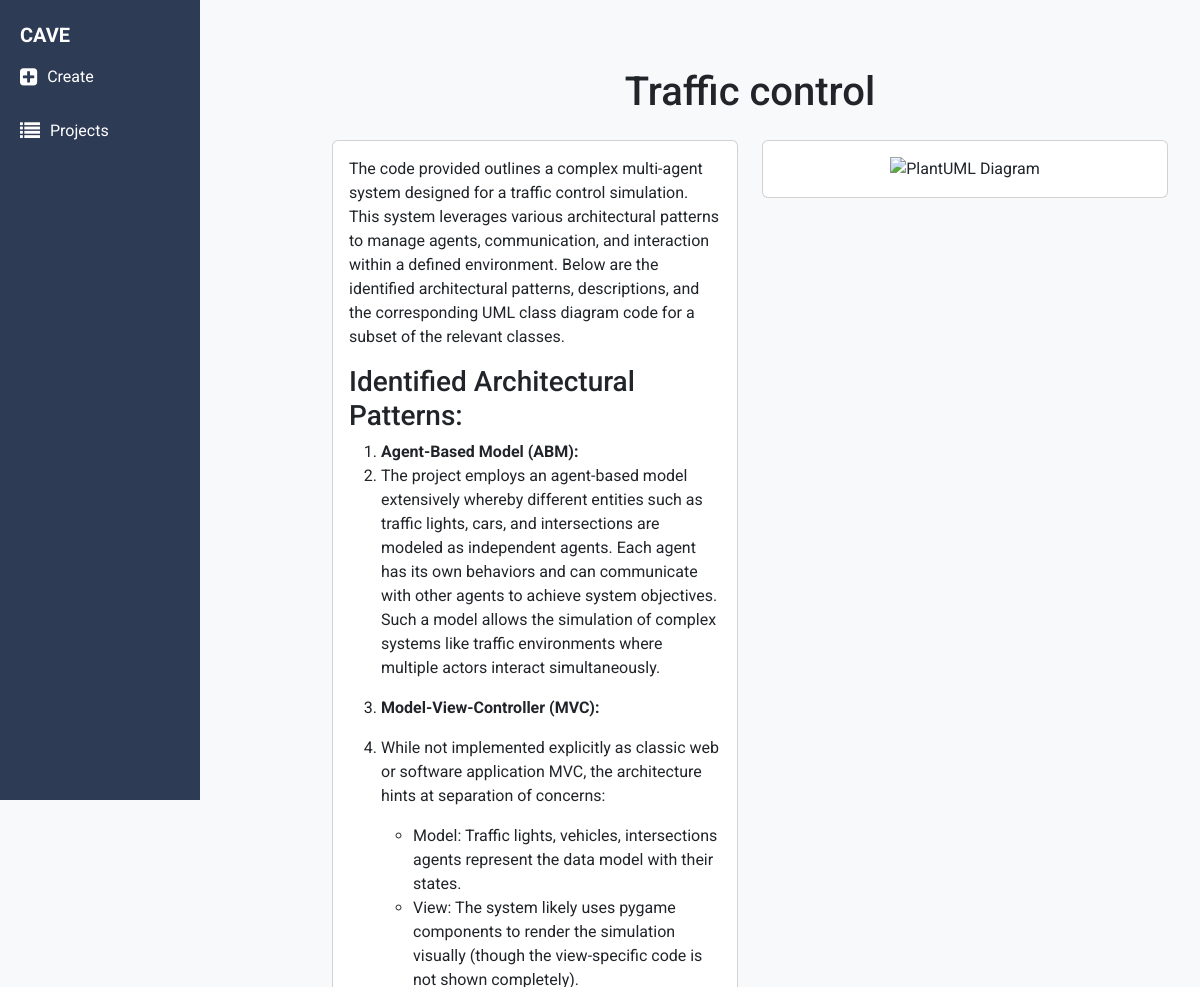
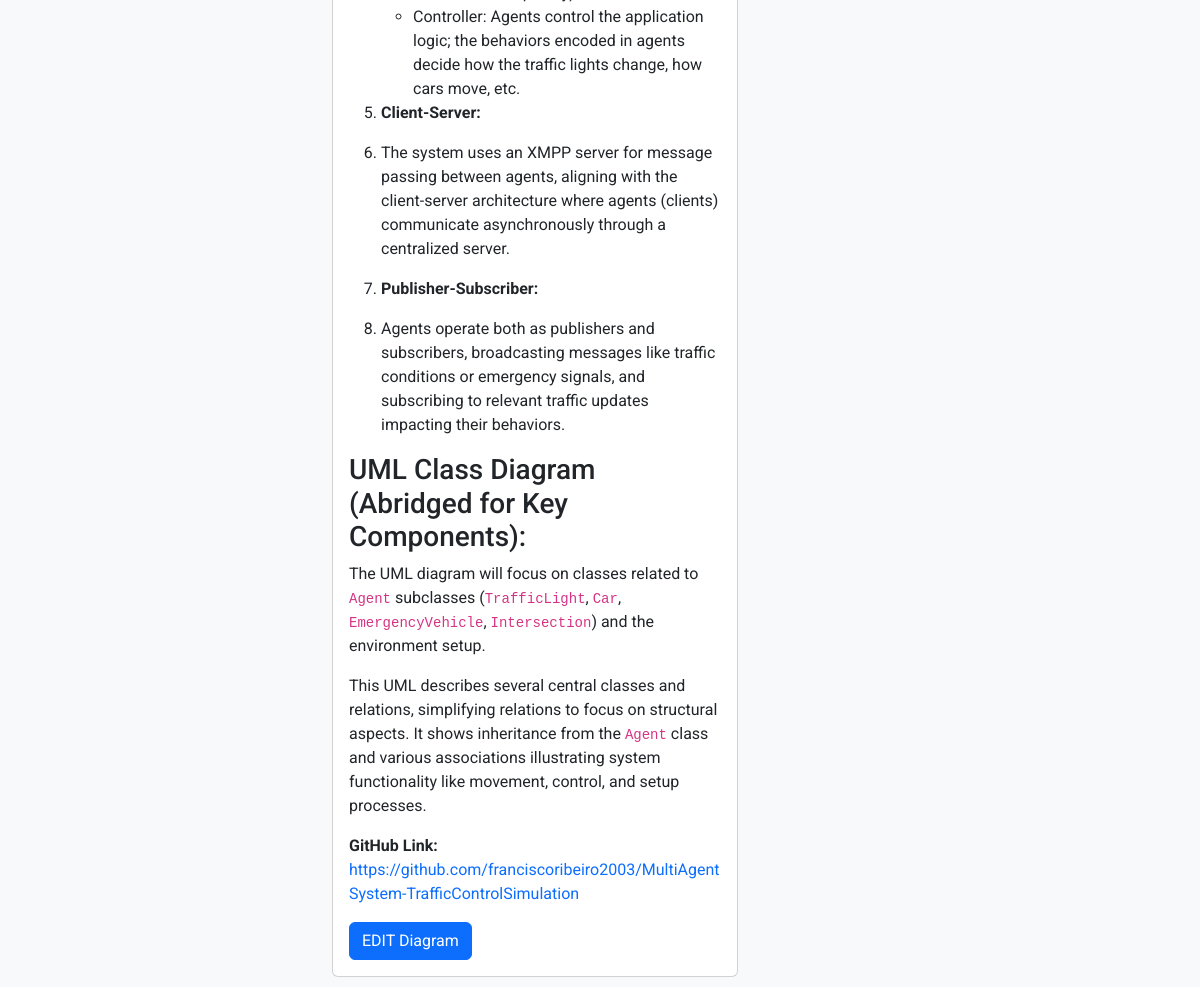
Page /diagram/43/ on the committed database (2 pictures, top to bottom).
### core/models.py (models this page shows, shortened)
class Project(models.Model):
    name = models.CharField(max_length=255)
    response = models.TextField(null=True, blank=True)
    github_link = models.URLField()
    plantuml_code = models.TextField(null=True, blank=True)
    repo_path = models.CharField(max_length=500, null=True, blank=True)
    plantuml_image = models.ImageField(upload_to='plantuml_images/', null=True, blank=True)

### core/views.py (the view)
# urls.py: path('diagram/<int:project_id>/', views.view_project, name='view_project'),
def view_project(request, project_id):
    project = get_object_or_404(Project, id=project_id)
    plantuml_image_url = f"{settings.MEDIA_URL}plantuml_images/{project.id}_diagram.png"
    return render(request, 'view_project.html', {'project': project, 'plantuml_image_url': plantuml_image_url})

### core/templatetags/markdown_extras.py (called while the page is built)
@register.filter
def markdown_to_html(text):
    if text:
        return markdown.markdown(text)
    return ""

### core/templates/view_project.html (shortened to what this page needs)
{% extends 'base.html' %}
{% load markdown_extras %}
{% block content %}
    <div class="container mt-4">
        <h1 class="text-center mb-4">{{ project.name }}</h1>
        <div class="row">
            <div class="col-md-6">
                <div class="card mb-4">
                    <div class="card-body">
                        <div class="card-text">{{ project.response|markdown_to_html|safe }}</div>
                        <p class="card-text"><strong>GitHub Link:</strong>
                            <a href="{{ project.github_link }}" class="text-decoration-none">{{ project.github_link }}</a>
                        </p>
                        <div class="mt-3">
                            <a href="{% url 'edit_project' project.id %}" class="btn btn-primary">EDIT Diagram</a>
                        </div>
                    </div>
                </div>
            </div>
            <div class="col-md-6">
                <div class="card mb-4">
                    <div class="card-body">
                        {% if project.plantuml_image %}
                            <div class="img-container">
                                <img src="{{ plantuml_image_url }}" alt="PlantUML Diagram" class="img-fluid img-bigger">
                            </div>
                        {% else %}
                            <p>No PlantUML diagram available.</p>
                            <p>{{ plantuml_image_url }}</p>
                        {% endif %}
                    </div>
                </div>
            </div>
        </div>
    </div>
{% endblock %}

### core/templates/base.html (style rules this page uses)
html, body { height: 100%; margin: 0; font-family: 'Roboto', sans-serif; }

### core/templates/view_project.html (style rules this page uses)
.img-container { display: flex; justify-content: center; align-items: center; }
.img-bigger { max-width: 100%; max-height: 700px; height: auto; margin-left: 10px; margin-right: 10px; }

### rows in the picture
Project: name "Traffic control", response "The code provided outlines a complex multi-agent system designed for a traffic control simulation. This system leverages various architectural patterns to manage agents, communication, and interaction within a defined environment. Below are the identified architectural patterns, descriptions, and the corresponding UML class diagram code for a subset of the relevant classes. Identified Architectural Patterns: Agent-Based Model (ABM): The project employs an agent-based model extensively whereby different entities such as traffic lights, cars, and intersections are modeled as independent agents. Each agent has its own behaviors and can communicate with other agents to achieve system…", github_link "https://github.com/franciscoribeiro2003/MultiAgentSystem-TrafficControlSimulation"
